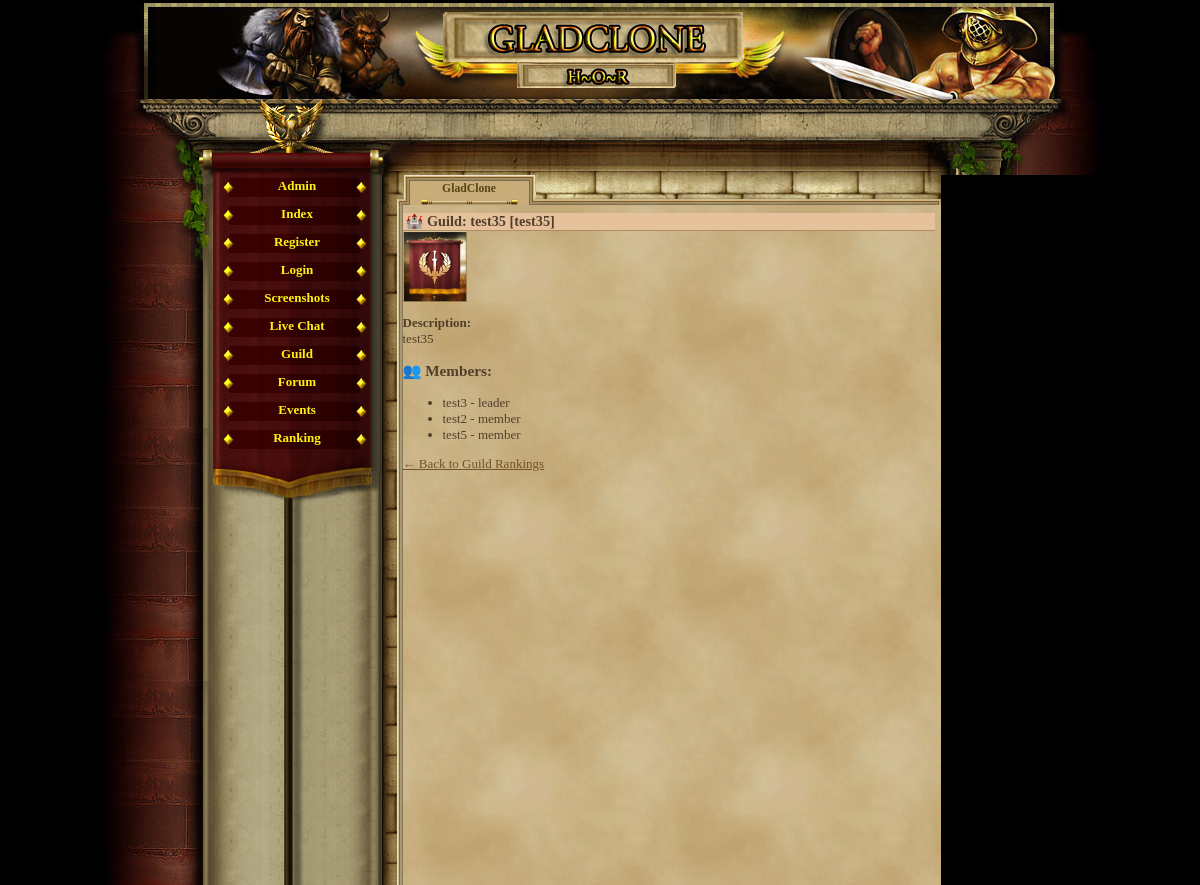
The page /guild_view.php?id=3 on the database its author committed.
### tables this page shows
CREATE TABLE `guilds` (
  `id` int(11) NOT NULL AUTO_INCREMENT,
  `name` varchar(50) NOT NULL,
  `tag` varchar(10) NOT NULL,
  `description` text,
  `created_at` datetime DEFAULT CURRENT_TIMESTAMP,
  `flag` varchar(100) DEFAULT NULL,
  PRIMARY KEY (`id`),
  UNIQUE KEY `tag` (`tag`)
);

CREATE TABLE `guild_members` (
  `id` int(11) NOT NULL AUTO_INCREMENT,
  `guild_id` int(11) NOT NULL,
  `player_id` int(11) NOT NULL,
  `role` enum('leader','officer','member') DEFAULT 'member',
  `joined_at` datetime DEFAULT CURRENT_TIMESTAMP,
  PRIMARY KEY (`id`),
  KEY `guild_id` (`guild_id`),
  KEY `player_id` (`player_id`),
  CONSTRAINT `guild_members_ibfk_1` FOREIGN KEY (`guild_id`) REFERENCES `guilds` (`id`) ON DELETE CASCADE,
  CONSTRAINT `guild_members_ibfk_2` FOREIGN KEY (`player_id`) REFERENCES `gracze` (`id`) ON DELETE CASCADE
);

CREATE TABLE `gracze` (
  `id` int(11) NOT NULL AUTO_INCREMENT,
  `gracz` int(11) NOT NULL DEFAULT '0',
  `login` varchar(24) NOT NULL,
  `haslo` varchar(40) NOT NULL,
  `email` varchar(40) NOT NULL,
  `plec` tinyint(4) NOT NULL DEFAULT '0',
  `avatar` tinyint(4) NOT NULL DEFAULT '1',
  `pregunta` text NOT NULL,
  `respuesta` text NOT NULL,
  `rank` int(1) NOT NULL DEFAULT '1',
  `nivel` int(1) NOT NULL DEFAULT '1',
  `exp` int(1) NOT NULL DEFAULT '0',
  `exp_max` int(1) NOT NULL DEFAULT '10',
  `honor` int(1) NOT NULL DEFAULT '0',
  `fama` int(1) NOT NULL DEFAULT '0',
  `victorias` int(1) NOT NULL DEFAULT '0',
  `perdidas` int(1) NOT NULL DEFAULT '0',
  `oro_robado` int(1) NOT NULL DEFAULT '0',
  `oro_perdido` int(1) NOT NULL DEFAULT '0',
  `atak` int(5) NOT NULL DEFAULT '0',
  `obrona` int(3) NOT NULL DEFAULT '0',
  `sila` int(1) NOT NULL DEFAULT '5',
  `sila_i` int(1) NOT NULL DEFAULT '0',
  `sila_max` int(1) NOT NULL DEFAULT '10',
  `zrecznosc` int(1) NOT NULL DEFAULT '5',
  `zrecznosc_i` int(1) NOT NULL DEFAULT '0',
  `zrecznosc_max` int(1) NOT NULL DEFAULT '10',
  `wyrzymalosc` int(1) NOT NULL DEFAULT '5',
  `wyrzymalosc_i` int(1) NOT NULL DEFAULT '0',
  `wyrzymalosc_max` int(1) NOT NULL DEFAULT '10',
  `constitucion` int(1) NOT NULL DEFAULT '5',
  `constitucion_i` int(1) NOT NULL DEFAULT '0',
  `constitucion_max` int(1) NOT NULL DEFAULT '10',
  `carisma` int(1) NOT NULL DEFAULT '5',
  `carisma_i` int(1) NOT NULL DEFAULT '0',
  `carisma_max` int(1) NOT NULL DEFAULT '10',
  `inteligencja` int(1) NOT NULL DEFAULT '5',
  `inteligencja_i` int(1) NOT NULL DEFAULT '0',
  `inteligencja_max` int(1) NOT NULL DEFAULT '10',
  `mdchance` int(1) NOT NULL DEFAULT '0',
  `dhchance` int(1) NOT NULL DEFAULT '0',
  `ctchance` int(1) NOT NULL DEFAULT '0',
  `zycie` int(100) NOT NULL DEFAULT '100',
  `zycie_max` int(100) NOT NULL DEFAULT '100',
  `obrazenia_min` int(1) NOT NULL DEFAULT '0',
  `obrazenia_max` int(3) NOT NULL DEFAULT '2',
  `zloto` int(100) NOT NULL DEFAULT '150',
  `zloto_skarbiec` int(11) NOT NULL,
  `punkty` int(11) NOT NULL,
  `pracuje` int(11) NOT NULL,
  `ostatnia_walka_pvp` int(11) NOT NULL,
  `ostatnia_walka_pvc` int(11) NOT NULL,
  `ostatnio_zregenerowano` int(11) NOT NULL,
  `titulo` varchar(24) NOT NULL DEFAULT 'Newbie',
  `arena_level` int(11) NOT NULL,
  `rubies` int(11) NOT NULL DEFAULT '0',
  `centurion_time` int(11) NOT NULL,
  `reportes` int(1) NOT NULL DEFAULT '0',
  `mensajes` int(1) NOT NULL DEFAULT '0',
  `noticias` int(1) NOT NULL DEFAULT '0',
  `bendicion1_type` int(11) NOT NULL,
  `bendicion1_time` int(11) NOT NULL,
  `bendicion2_type` int(11) NOT NULL,
  `bendicion2_time` int(11) NOT NULL,
  `bendicion3_type` int(11) NOT NULL,
  `bendicion3_time` int(11) NOT NULL,
  `bendicion4_type` int(11) NOT NULL,
  `bendicion4_time` int(11) NOT NULL,
  `ostatnia_aktywnosc` int(11) NOT NULL DEFAULT '0',
  `username_locked` tinyint(1) NOT NULL DEFAULT '0',
  `lock_login` tinyint(1) NOT NULL DEFAULT '0',
  `is_admin` tinyint(1) NOT NULL DEFAULT '0',
  `title` varchar(100) DEFAULT NULL,
  `is_banned` tinyint(1) NOT NULL DEFAULT '0',
  PRIMARY KEY (`id`),
  UNIQUE KEY `login` (`login`)
);

### guild_view.php (the view, shortened to what this page needs)
<?php
require_once('var/ustawienia.php');
require_once('gora_strony.php');
require_once('menu_l.php');
$guild_id = isset($_GET['id']) ? (int)$_GET['id'] : 0;
$stmt = $conn->prepare("SELECT * FROM guilds WHERE id = ?");
$stmt->bind_param("i", $guild_id);
$stmt->execute();
$guild = $stmt->get_result()->fetch_assoc();
?>
<h2>🏰 Guild: <?= htmlspecialchars($guild['name']) ?> [<?= htmlspecialchars($guild['tag']) ?>]</h2>
<?php if (!empty($guild['flag'])): ?>
    <img src="images/guild/flags/<?= htmlspecialchars($guild['flag']) ?>" width="64" alt="Flag"><br>
<?php endif; ?>
<p><strong>Description:</strong><br><?= nl2br(htmlspecialchars($guild['description'])) ?></p>
<h3>👥 Members:</h3>
<ul>
<?php
$members = $conn->query("
    SELECT g.login, gm.role
    FROM guild_members gm
    JOIN gracze g ON gm.player_id = g.id
    WHERE gm.guild_id = $guild_id
    ORDER BY gm.role = 'leader' DESC, g.login
");
while ($m = $members->fetch_assoc()):
?>
    <li><?= htmlspecialchars($m['login']) ?> - <?= $m['role'] ?></li>
<?php endwhile; ?>
</ul>
<a href="guild_rankings.php">← Back to Guild Rankings</a>

### game_05.css (style rules this page uses)
body, html { margin: 0; padding: 0; font-family:"Palatino Linotype", "Times New Roman", Times, serif; text-align: center; color: #513F2C; background-color: #000; font-size:16px; }
h2 { text-align:left; border-bottom:1px solid #b28b60; color:#513F2C; background-color:#e6c29c; margin:8px 0px 0px 0px; padding-left:3px; font-size:1.1em; }
a { -moz-user-focus: none; -moz-outline: none; outline: none; }
#content a { color:#735227; }

### rows shown on the page
guilds: name "test35", tag "test35", flag (picture), description "test35"
guild_members: player.login "test3", role "leader"
guild_members: player.login "test2", role "member"
guild_members: player.login "test5", role "member"
